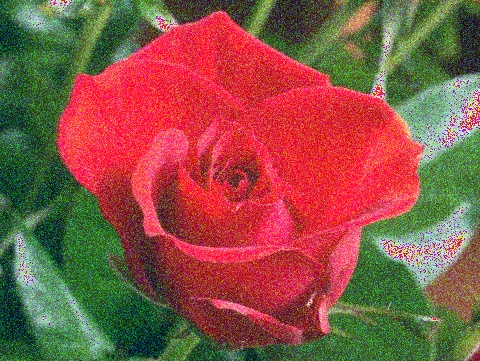
#> input picture rose_gauss.jpg, 480 x 361 px
$ python bai1.py
#> lines starting #> are read from the running program, lines starting #| are printed output that depends on the picture
import cv2 as cv
import numpy as np
from matplotlib import pyplot as plt

# Load and blur image
img = cv.imread('rose_gauss.jpg')
#> img is the input picture: shape (361, 480, 3); mean B, G, R 69.8, 84.8, 138.8
blur = cv.blur(img,(5,5))
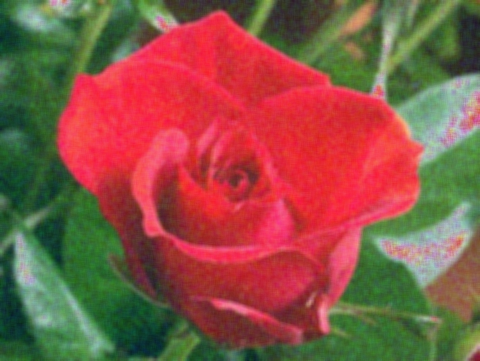
#> blur: shape (361, 480, 3); mean B, G, R 69.8, 84.8, 138.8

# Convert color from bgr (OpenCV default) to rgb
img_rgb = cv.cvtColor(img, cv.COLOR_BGR2RGB)
blur_rgb = cv.cvtColor(blur, cv.COLOR_BGR2RGB)

# Display
plt.subplot(221),plt.imshow(img_rgb),plt.title('Anh ban dau')
plt.xticks([]), plt.yticks([])
plt.subplot(222),plt.imshow(blur_rgb),plt.title('Su dung bo loc Gauss')
plt.xticks([]), plt.yticks([])
plt.show()
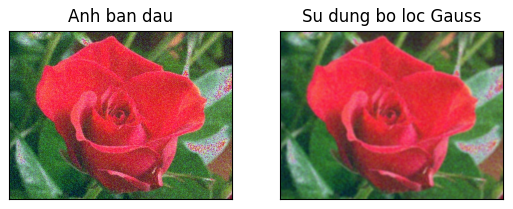
#> figure drawn by matplotlib, 2 panels
